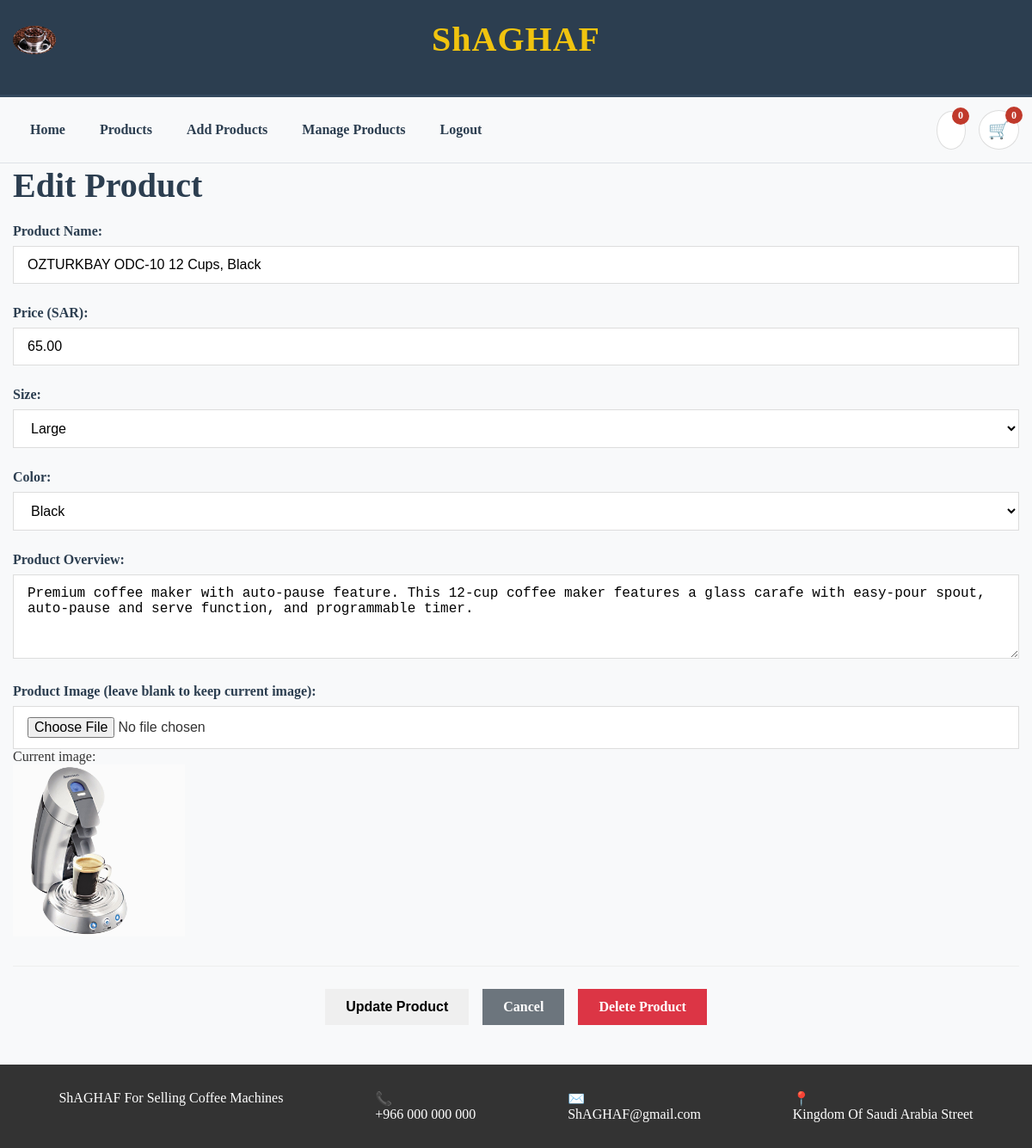
The app's page /edit_product.php?id=1 (signed in) with its own data.
### tables this page shows
CREATE TABLE IF NOT EXISTS Product (
    id INT AUTO_INCREMENT PRIMARY KEY,
    name VARCHAR(255) NOT NULL,
    Price DECIMAL(10, 2) NOT NULL,
    size VARCHAR(50),
    Color VARCHAR(50),
    ProductOverview TEXT,
    Vimage VARCHAR(255),
    created_at TIMESTAMP DEFAULT CURRENT_TIMESTAMP
);

### edit_product.php (the view, shortened to what this page needs)
<?php
$database_available = false;
$conn = null;
try {
    include('includes/db_Connection.php');
    if ($conn !== null) {
        $database_available = true;
    }
} catch (Exception $e) {
    $database_available = false;
    $message = "Database connection failed. Please ensure XAMPP is running.";
}
$product_id = isset($_GET['id']) ? intval($_GET['id']) : 0;
$product = null;
function getProductById($conn, $id) {
    $stmt = $conn->prepare("SELECT * FROM Product WHERE id = ?");
    $stmt->bind_param("i", $id);
    $stmt->execute();
    $result = $stmt->get_result();
    if ($result->num_rows > 0) {
        return $result->fetch_assoc();
    }
    return null;
}
if ($database_available && $product_id > 0) {
    $product = getProductById($conn, $product_id);
}
?>
<!DOCTYPE html>
<html lang="en">
<head>
    <link rel="stylesheet" href="./assets/css/complete.css">
</head>
<body>
    <header class="header" data-header>
        <?php include('includes/header.php');?>
        <?php include('includes/menu.php');?>
    </header>
    <main>
        <article>
            <section class="section">
                <div class="container">
                    <h1>Edit Product</h1>
                    <?php if ($product): ?>
                        <form method="post" enctype="multipart/form-data">
                            <div class="form-group">
                                <label for="name">Product Name:</label>
                                <input type="text" name="name" id="name" class="form-control" value="<?php echo htmlspecialchars($product['name']); ?>" required <?php if (!$database_available) echo 'disabled'; ?>>
                            </div>
                            <div class="form-group">
                                <label for="price">Price (SAR):</label>
                                <input type="number" name="price" id="price" class="form-control" step="0.01" min="0" value="<?php echo $product['Price']; ?>" required <?php if (!$database_available) echo 'disabled'; ?>>
                            </div>
                            <div class="form-row">
                                <div class="form-group">
                                    <label for="size">Size:</label>
                                    <select name="size" id="size" class="form-control" required <?php if (!$database_available) echo 'disabled'; ?>>
                                        <option value="Large" <?php echo ($product['size'] == 'Large') ? 'selected' : ''; ?>>Large</option>
                                    </select>
                                </div>
                                <div class="form-group">
                                    <label for="color">Color:</label>
                                    <select name="color" id="color" class="form-control" required <?php if (!$database_available) echo 'disabled'; ?>>
                                        <option value="Black" <?php echo ($product['Color'] == 'Black') ? 'selected' : ''; ?>>Black</option>
                                    </select>
                                </div>
                            </div>
                            <div class="form-group">
                                <label for="overview">Product Overview:</label>
                                <textarea name="overview" id="overview" class="form-control" rows="4" required <?php if (!$database_available) echo 'disabled'; ?>><?php echo htmlspecialchars($product['ProductOverview']); ?></textarea>
                            </div>
                            <div class="form-group">
                                <label for="image">Product Image (leave blank to keep current image):</label>
                                <input type="file" name="image" id="image" class="form-control" accept="image/*" <?php if (!$database_available) echo 'disabled'; ?>>
                                <?php if (!empty($product['Vimage'])): ?>
                                    <div class="mt-2">
                                        <p>Current image:</p>
                                        <?php
                                        $image_path = "uploads/" . $product['Vimage'];
                                        if (!file_exists($image_path)) {
                                            $image_path = "assets/images/" . $product['Vimage'];
                                        }
                                        ?>
                                        <img src="<?php echo $image_path; ?>" alt="<?php echo $product['name']; ?>" style="max-width: 200px; height: auto;">
                                    </div>
                                <?php endif; ?>
                            </div>
                            <div class="form-actions">
                                <button type="submit" name="update_product" class="btn" <?php if (!$database_available) echo 'disabled'; ?>>Update Product</button>
                                <a href="table.php" class="btn btn-secondary">Cancel</a>
                                <?php if ($database_available): ?>
                                    <a href="edit_product.php?id=<?php echo $product_id; ?>&action=delete" class="btn btn-danger" onclick="return confirm('Are you sure you want to delete this product?')">Delete Product</a>
                                <?php endif; ?>
                            </div>
                        </form>
                    <?php elseif ($database_available): ?>
                        <p>Product not found.</p>
                        <a href="table.php" class="btn">Back to Products</a>
                    <?php else: ?>
                        <p>Product details unavailable because the database is not connected.</p>
                        <a href="table.php" class="btn">Back to Products</a>
                    <?php endif; ?>
                </div>
            </section>
        </article>
    </main>
    <?php include('includes/footer.php');?>
</body>
</html>

### assets/css/complete.css (style rules this page uses)
* { visibility: visible !important; opacity: 1 !important; box-sizing: border-box; }
body { display: block !important; background: #f8f9fa !important; margin: 0; font-family: Arial, sans-serif; line-height: 1.6; color: #333; min-height: 100vh; }
html, body, div, span, applet, object, iframe, h1, h2, h3, h4, h5, h6, p, blockquote, pre, a, abbr, acronym, address, big, cite, code, del, dfn, em, img, ins, kbd, q, s, samp, small, strike, strong, sub, sup, tt, var, b, u, i, center, dl, dt, dd, ol, ul, li, fieldset, form, label, legend, table, caption, tbody, tfoot, thead, tr, th, td, article, aside, canvas, details, embed, figure, figcaption, footer, header, hgroup, menu, nav, output, ruby, section, summary, time, mark, audio, video { margin: 0; padding: 0; border: 0; font-size: 100%; font: inherit; vertical-align: baseline; }
.container-fluid, .row, .col-md-12, .panel, .panel-body, .ts-main-content, .content-wrapper, main, article { display: block !important; visibility: visible !important; opacity: 1 !important; }
.container { max-width: 1200px; margin: 0 auto; padding: 0 15px; }
h1, h2, h3, h4, h5, h6 { font-weight: 700; margin-bottom: 18px; color: #2c3e50; line-height: 1.3; }
h1 { font-size: 2.5rem; }
.btn { padding: 12px 24px; border: none; cursor: pointer; text-decoration: none; display: inline-block; font-size: 16px; font-weight: 600; text-align: center; margin: 6px; }
.btn-danger { background: #dc3545; color: white; }
.btn-secondary { background: #6c757d; color: white; }
.form-control, .input { padding: 12px 16px; border: 1px solid #ddd; width: 100%; font-size: 16px; background: #fff; }
.form-group { margin-bottom: 25px; }
label { display: block; margin-bottom: 8px; font-weight: 600; color: #2c3e50; font-size: 16px; }
.form-row { display: block; }
.form-row .form-group { margin-bottom: 25px; }
.form-actions { margin-top: 30px; text-align: center; padding-top: 20px; border-top: 1px solid #eee; }
.header { background: #2c3e50; color: white; padding: 0; position: relative; display: block !important; }
img { max-width: 100%; height: auto; }

### includes/header.php (style rules this page uses)
.container { max-width: 1200px; margin: 0 auto; padding: 0 15px; position: relative; }
.header { display: block !important; }

### includes/menu.php (style rules this page uses)
.container { max-width: 1200px; margin: 0 auto; padding: 0 15px; position: relative; }

### records on screen
product: name "OZTURKBAY ODC-10 12 Cups, Black", price "65.00", size "Large", color "Black", overview "Premium coffee maker with auto-pause feature. This 12-cup coffee maker features a glass carafe with easy-pour spout, auto-pause and serve function, and programmable timer.", Vimage (picture)

### other values on screen
$favoritesCount "0"
$cartCount "0"
